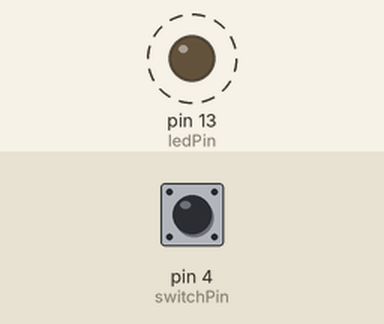
Bench run of a sketch on a simulated Arduino Uno, built with avr-gcc and run on an emulated ATmega328P. Parts: output pins drawn as LEDs (lit = HIGH). Dashed ring = blinking. The test bench sets the inputs (shaded band); at power-on: pin 4 (switchPin) HIGH.

Above: at 1.8 s.
1.9 s: pin 4 (switchPin) pulled LOW for 3.2 s
At 3.2 s:
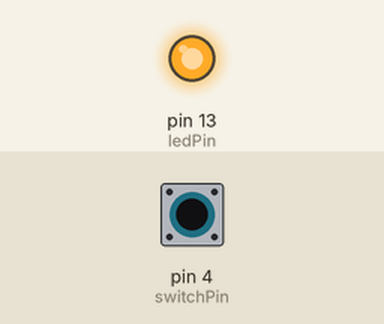
At 5.9 s:
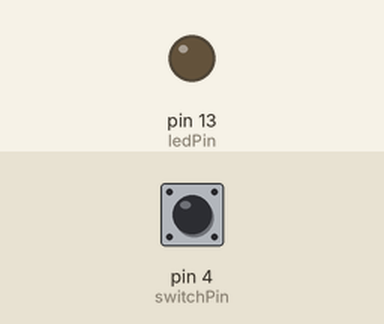
Timing chart, 0 to 12.6 s (numbered marks = the images above; inputs shaded):
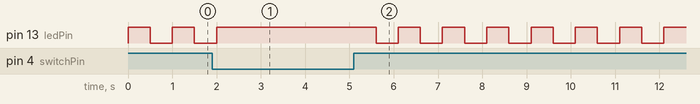

The sketch:

test_switch.ino
```cpp
const byte switchPin       = 4; // ToggerSwitch pin to start/pause experiment
const byte ledPin          = 13; // LED pin
bool ledState = LOW;

void setup() {
  Serial.begin(115200);   // initialize seiral for debugging
  pinMode(ledPin, OUTPUT);
  pinMode(switchPin, INPUT_PULLUP); // low if switch on; hight if switch off

}

void loop() {
  if (digitalRead(switchPin) == 0) {
    digitalWrite(ledPin, HIGH);
  } else {
    // Flashing LED
    if (ledState == LOW) {
      ledState = HIGH;
    } else {
      ledState = LOW;
    }
    digitalWrite(ledPin, ledState);
    delay(500);
  }

}
```

Measured:
- by itself, pin 13 (ledPin): repeats every 1.0 s: LOW 0.50 s, HIGH 0.50 s
